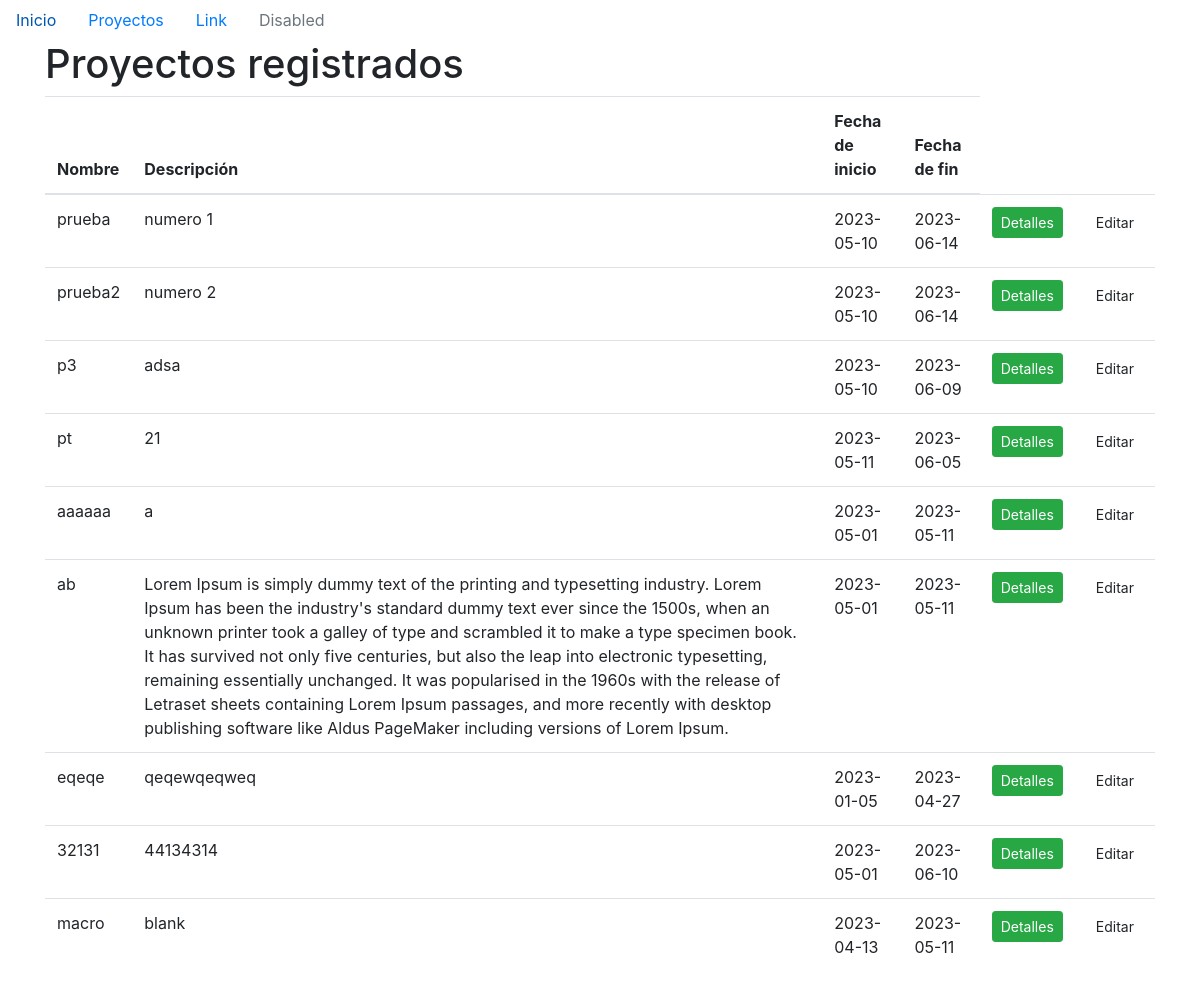
/proyectos, run on an earlier commit of the app's database.
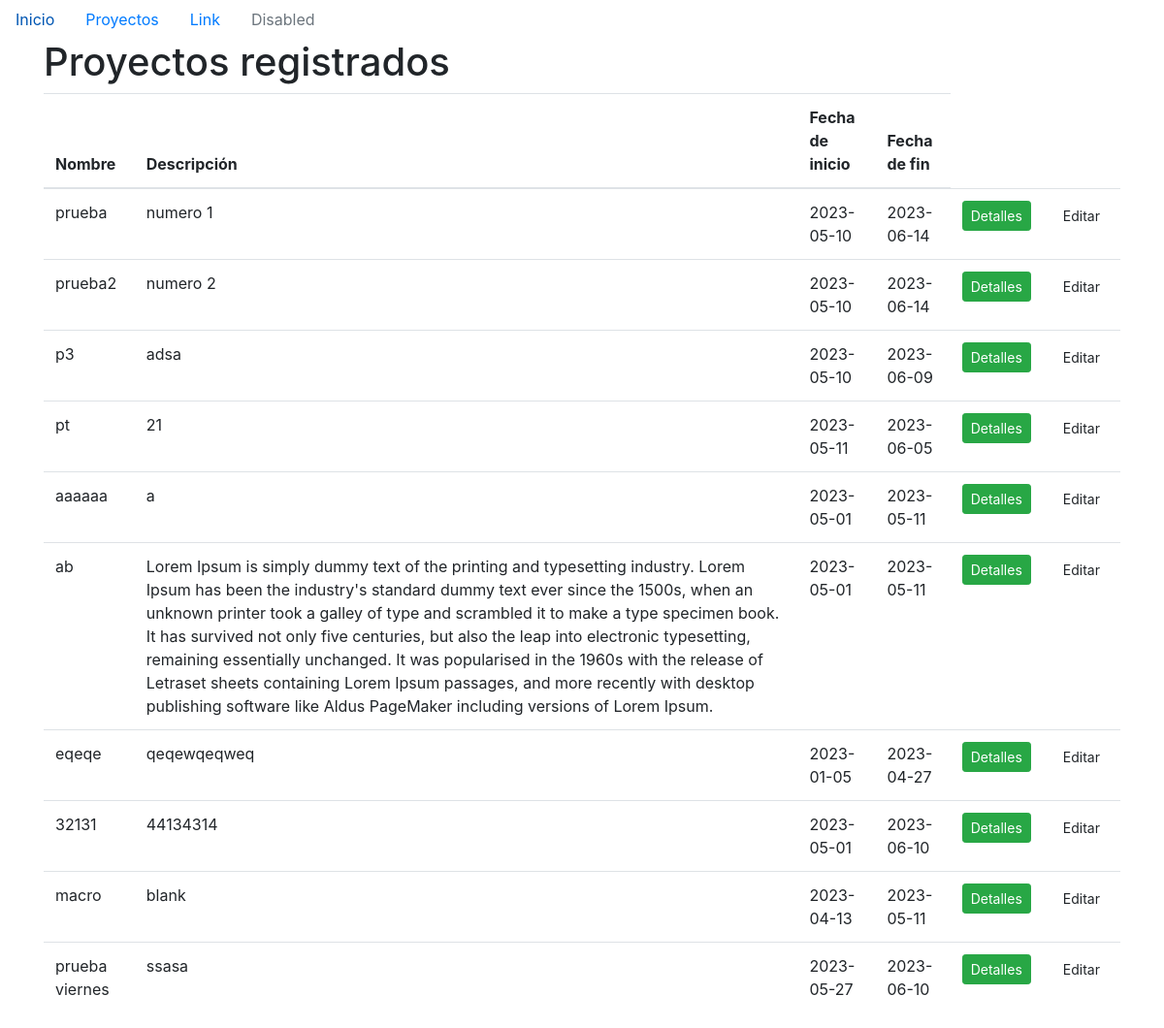
And on a later commit of the database.
### models/proyecto.py (models this page shows)
class Proyecto(db.Model):
    id = db.Column(db.Integer, primary_key= True, autoincrement=True)
    nombre = db.Column(db.String(100), nullable=False, unique=True)
    descripcion = db.Column(db.String(200))
    fecha_inicio = db.Column(db.Date, nullable=False)
    fecha_final = db.Column(db.Date, nullable=False)

### main.py (the view)
@app.route('/proyectos')
def listar_proyectos():
    proyectos = Proyecto.query.all()
    return render_template('proyectos.html', proyectos=proyectos)

### templates/proyectos.html (shortened to what this page needs)
{% extends 'base.html' %}
{% block content %}
<h1>Proyectos registrados</h1>
<div class="table-resposive">
  <table class="table">
    <thead>
      <tr>
        <th>Nombre</th>
        <th>Descripción</th>
        <th>Fecha de inicio</th>
        <th>Fecha de fin</th>
      </tr>
    </thead>
    <tbody>
      {% for proyecto in proyectos %}
      <tr>
        <td>{{ proyecto.nombre }}</td>
        <td>{{ proyecto.descripcion }}</td>
        <td>{{ proyecto.fecha_inicio }}</td>
        <td>{{ proyecto.fecha_final }}</td>
        <td><a href="/proyecto/detalles/{{proyecto.id}}" class="btn btn-success btn-sm">Detalles</a></td>
        <td><a href="" class="btn btn-delete btn-sm">Editar</a></td>
      </tr>
      {% endfor %}
    </tbody>
  </table>
</div>
{% endblock %}

What changed in the data, as far as the page shows it:
added Proyecto: nombre "prueba viernes", descripcion "ssasa", fecha_inicio "2023-05-27", fecha_final "2023-06-10"
